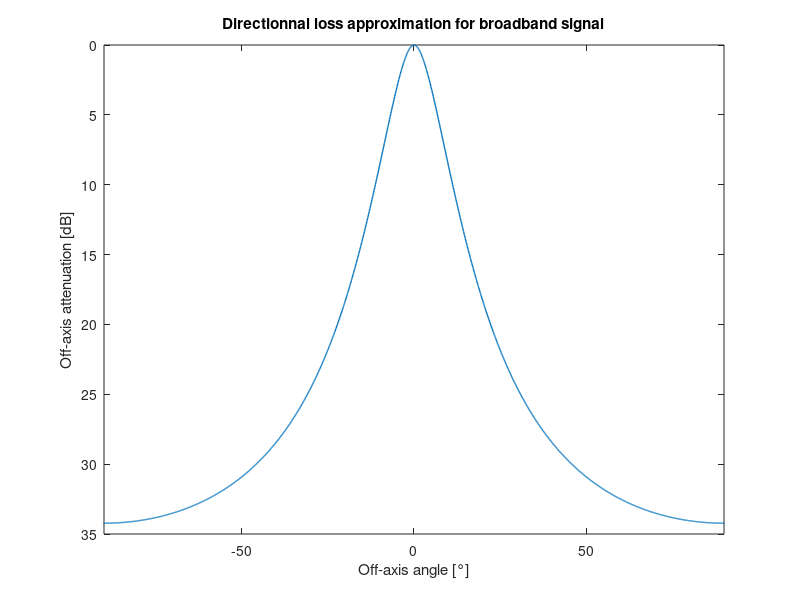

MATLAB code to generate this figure: (Note: this script raises an error after producing the figure.)
% Script to show off-axis attenuation approximation used to derive
% detection function. 
% Ref: Passive Acoustic Monitoring of Cetaceans by Walter M. X. Zimmer 
% Page: 96 - 100

clear 
close all 
% Constants 
DI = 24; % Directivity index of Porpoise (PAMofC (p89)) [dB]
ka = 10^(DI/20);

% Broadband
% ka = 17.8; % 
C1 = 47; % dB
C2 = 0.218*ka;

%% X, Y plot to show loss
% Directionnal loss of the source as a function of off-axis angle for
% broadband signal (click). 
dth = 0.1;
thetadeg =-180:dth:180;
theta = thetadeg * pi/180;

cx = C2*sin(theta);
DLbb = C1 * (cx).^2 ./ (1 + abs(cx) + (cx).^2);

figure 
plot(thetadeg, DLbb, 'LineWidth', 1)
xlabel('Off-axis angle [°]')
ylabel('Off-axis attenuation [dB]')
title('Directionnal loss approximation for broadband signal')
set(gca, 'YDir', 'reverse')
xlim([-90, 90])

idxAlpha3dB = find((DLbb<=3), 1, 'first');
alpha3dB = thetadeg(idxAlpha3dB);
xline(alpha3dB, 'r', 'LineStyle', '--', 'LineWidth', 1)
xline(-alpha3dB, 'r', 'LineStyle', '--', 'LineWidth', 1, ...
    'Label', sprintf('-3dB Beamwidth = %.1f°', -alpha3dB), 'LabelVerticalAlignment', 'bottom', ...
    'LabelHorizontalAlignment','right', 'LabelOrientation', 'horizontal')


%% Polar plot to show off-Axis attenuation
dth = 0.1;
thetadeg = -180:dth:180;
theta = thetadeg * pi/180;

idxDef = (thetadeg <=90) & (thetadeg>=-90);
idxNotDef = ~idxDef;
cx = C2*sin(theta(idxDef));
DLbb = zeros([numel(theta), 0]);
DLbb(idxDef) = C1 * (cx).^2 ./ (1 + abs(cx) + (cx).^2);
DLmax = C1 * C2^2 / (1 + C2 + C2^2);
DLbb(idxNotDef) = DLmax;

% Apparent source level
SL0 = 100;
ASLbb = SL0 - DLbb;
figure 
lgd = {};
polarplot(theta, ASLbb, 'LineWidth', 1)
lgd{end+1} = sprintf('Apparent source level with SL0 = %d dB', SL0);
hold on
polarplot([0; 0]*pi/180, [0; SL0],'LineWidth', 2)  
lgd{end +1} = 'Acoustic axis';
hold on 
polarplot([45; 45]*pi/180, [0; SL0], 'LineWidth', 2, 'LineStyle', '--')  
lgd{end +1} = 'Off-axis';

legend(lgd, 'Location', 'southoutside')

%% Narrow band off-axis attenuation
% dth = 0.01;
% thetadeg = -180:dth:180;
% theta = thetadeg * pi/180;

idxDef = (thetadeg <=90) & (thetadeg>=-90);
idxNotDef = ~idxDef;
DLnb = zeros([numel(theta), 0]);

% First-order Bessel function of the first kind 
J1 = @(x) besselj(1, x);

% Narrow band directional loss 
DLnb(idxDef) = ( 2*J1(ka*sin(theta(idxDef))) ./ (ka*sin(theta(idxDef))) ).^2;
DLnbmax = ( 2*J1(ka*sin(90 * pi/180)) / (ka*sin(90 * pi/180)) )^2;
DLnb(idxNotDef) = DLnbmax;
DLnb = -10*log10(DLnb);

%% Find knots 
% Find zeros of J1 function 
lb = 0;             % Set a lower bound for the function.
ub = 1.1*pi/2;          % Set an upper bound for the function.
x = NaN*ones(100, 1);             % Initializes x.
starting_points=linspace(lb, ub, 100);
for i=1:100
        % Look for the zeros in the function's current window.
        x(i) = fzero(@(x) J1(ka*sin(x)), starting_points(i));
end
x_unique = x(diff(x)>1e-12);
x_unique = x_unique(2:end); % Get rid of the first 0 (corresponding to on-axis)

figure
dth = 0.01;
thetadeg = 0:dth:90;
theta = thetadeg * pi/180;
plot(thetadeg, J1(ka*sin(theta)), 'LineWidth', 1.5)
yline(0, 'k')
x_unique_deg = x_unique*180/pi;
for i = 1:numel(x_unique)
    xline(x_unique_deg(i), '--k', 'LineWidth', 1, 'Label', sprintf('%.1f°', x_unique_deg(i)))
end

legend({'J1(ka*sin(\theta))', '', '','', 'Zeros of the function'}, 'Location', 'southeast')
xlabel('\theta [°]')
ylabel('J1(ka*sin(\theta))')


%% Check that zeros correspond to knots with polar plot 
%%% Applying small offsets to theta_knots for future interpolation %%%
offset = 0.01   ;
x_unique(1) = x_unique(1) - offset; % Reducing main lobe 

dth = 0.01;
thetadeg = -90:dth:90;
theta = thetadeg * pi/180;

idxDef = (thetadeg <=90) & (thetadeg>=-90);
idxNotDef = ~idxDef;
DLnb = zeros([numel(theta), 0]);

% Narrow band directional loss 
DLnb(idxDef) = ( 2*J1(ka*sin(theta(idxDef))) ./ (ka*sin(theta(idxDef))) ).^2;
DLnbmax = ( 2*J1(ka*sin(90 * pi/180)) / (ka*sin(90 * pi/180)) )^2;
DLnb(idxNotDef) = DLnbmax;
DLnb = -10*log10(DLnb);

figure
lgd = {};
% Apparent source level
SL0 = 100;
ASLnb = SL0 - DLnb; 
polarplot(theta, ASLnb)
lgd{end+1} = 'DL_{nb}';

% Plotting knots location
hold on 
for i=1:numel(x_unique)
    polarplot([x_unique(i); x_unique(i)], [0; SL0], 'k', 'LineWidth', 1, 'LineStyle', '--')  
    polarplot([-x_unique(i); -x_unique(i)], [0; SL0], 'k', 'LineWidth', 1, 'LineStyle', '--')  
    lgd{end +1} = sprintf('lobe_{%d} = %.0f°', i, x_unique(i)*180/pi);
    lgd{end +1} = '';
end

%%% Main lobe %%%
theta_firstlobe = x_unique(1);
idxMainLobe = (theta >= -theta_firstlobe) & (theta <= theta_firstlobe);

% Narrow band directional loss for main lobe
DLnb_mainlobe = DLnb(idxMainLobe);
theta_mainlobe = theta(idxMainLobe);

ASLnb_mainlobe = SL0 - DLnb_mainlobe;
hold on
polarplot(theta_mainlobe, ASLnb_mainlobe, '--m', 'LineWidth', 2)
lgd{end +1} = 'DL_{nb}_{mainlobe}';

%%% Remaining angles %%%
if numel(x_unique) >= 2 % Fix to avoid pb if there is only 1 knot 
    theta_knot2 = x_unique(2) + offset;
    interpMethod = 'pchip';
else 
    theta_knot2 = x_unique(1) + 4*offset;
    interpMethod = 'linear'; 
end
idxPart2 = (theta >= theta_knot2) | (theta <= -theta_knot2);

% Narrow band directional loss for the angles out of main lobe 
thetaPart2 = theta(idxPart2);
DLnbPart2 = ones(size(thetaPart2)) * DLnb(end); % Constant with value DLnb(theta=90°)
% We add a small slope to ensure the final distribution is injective on 
% the interval [0, 90]° so that we can inverse it 
eps = 0.1;
a = +eps/(max(thetaPart2)-theta_knot2);
b = -eps * (1+theta_knot2/((max(thetaPart2)-theta_knot2)));
yoffset = a*abs(thetaPart2) + b; 
DLnPart2WithSplope = DLnbPart2 + yoffset; 
% DLnPart2WithSplope = 40 + yoffset; 

DLnbPart2 = DLnPart2WithSplope;

% DLnbPart2 = DLnbPart2 + 30; set an offset to increase attenuation ? 

ASLnbPart2 = SL0 - DLnbPart2;
hold on
polarplot(thetaPart2, ASLnbPart2, '--', 'LineWidth', 2)
lgd{end +1} = 'DL_{nb}_{sidelobes}';

%%% Interpolate main lobe and part 2 %%%
% Interpolation to consider main lobe as well as side lobes effect and 
% backward energy for a directionnal source modelled by a piston. The 
% solution adopted here is compromise between the complete piston model
% which is not an injective function on [0, 90]° and thus can't be used to
% model the detection function and a model with only the main lobe which
% seems to lead to largely underestimate detection probability according to
% the paper. 
% Based on results from paper High resolution three-dimensional beam radiation pattern of harbour porpoise clicks
% with implications for passive acoustic monitoring
% Jamie D. J. Macaulay, Chloe E. Malinka, Douglas Gillespie, and Peter T. Madse

dth = 0.01;
thetadeg = -90:dth:90;
theta = thetadeg * pi/180;

thetaAll = [theta_mainlobe thetaPart2 ]; % Concatenate main and last lobe 
DLnbAll = [DLnb_mainlobe DLnbPart2];

DLnb_interp = interp1(thetaAll, DLnbAll, theta, interpMethod); 
 
%%% Extent DLnb, DLnb_interp to the all range -180, 180° 
angleInf = -180:dth:-90;
angleSup = 90:dth:180;
thetadeg = [angleInf thetadeg angleSup]; 
theta = thetadeg * pi/180;
% [C,ia,ic] = unique(theta);
% DLnb
val = DLnb(end);
DLnb = [ones(size(angleInf))*val DLnb ones(size(angleSup))*val];
% Extent DLnb_interp
val = DLnb_interp(end);
DLnb_interp = [ones(size(angleInf))*val DLnb_interp ones(size(angleSup))*val];


ASLnb_interp = SL0 - DLnb_interp;
hold on
polarplot(theta, ASLnb_interp, '--g', 'LineWidth', 2)
lgd{end +1} = 'DL_{nb}_{interp}';

legend(lgd)


% Regular plot 
figure
% plot(theta*180/pi, 10.^(DLnb_interp/20), 'LineWidth', 1)
plot(theta*180/pi, DLnb_interp, 'LineWidth', 1)

theta_DLnb = theta; 
theta_DLnb_deg = theta_DLnb*180/pi;

xlabel('Off-axis angle [°]')
ylabel('Off-axis attenuation [dB]')
title('Directionnal loss approximation for narrowband signal')
set(gca, 'YDir', 'reverse')

%% Compare models 
dth = 0.1;
thetadeg = -180:dth:180;
theta = thetadeg * pi/180;

figure 
lgd = {};
plot(theta_DLnb_deg, DLnb, 'k', 'LineWidth', 1)
lgd{end + 1} = 'Narrowband signal - piston model';
hold on 
plot(thetadeg, DLbb, 'b', 'LineWidth', 1)
lgd{end + 1} = 'Broadband signal';
hold on 
plot(theta_DLnb_deg, DLnb_interp, 'r', 'LineWidth', 1)
lgd{end + 1} = 'Narrowband signal - modified piston model';

% Compare -3dB beamwidth
% Broadband
idxAlpha3dB = find((DLbb<=3), 1, 'first');
alpha3dB = thetadeg(idxAlpha3dB);
xline(-alpha3dB, 'b', 'LineStyle', '--', 'LineWidth', 1)
xline(alpha3dB, 'b', 'LineStyle', '--', 'LineWidth', 1, ...
    'Label', sprintf('Broadband beamwidth = %.1f°', 2*abs(alpha3dB)), 'LabelVerticalAlignment', 'bottom', ...
    'LabelHorizontalAlignment','right', 'LabelOrientation', 'aligned')
% Narrowband unmodified 
idxAlpha3dB = find((DLnb<3), 1, 'first');
alpha3dB = theta_DLnb_deg(idxAlpha3dB);
xline(alpha3dB, 'k', 'LineStyle', '--', 'LineWidth', 1)
xline(-alpha3dB, 'k', 'LineStyle', '--', 'LineWidth', 1, ...
    'Label', sprintf('Narrowband unmodified beamwidth = %.1f°', 2*abs(alpha3dB)), 'LabelVerticalAlignment', 'bottom', ...
    'LabelHorizontalAlignment','right', 'LabelOrientation', 'aligned')
% Narrowband modified 
idxAlpha3dB = find((DLnb_interp<3), 1, 'first');
alpha3dB = theta_DLnb_deg(idxAlpha3dB);
xline(alpha3dB, 'r', 'LineStyle', '--', 'LineWidth', 1, ...
    'Label', sprintf('Narrowband modified beamwidth = %.1f°', 2*abs(alpha3dB)), 'LabelVerticalAlignment', 'bottom', ...
    'LabelHorizontalAlignment','left', 'LabelOrientation', 'aligned')
xline(-alpha3dB, 'r', 'LineStyle', '--', 'LineWidth', 1)

yline(3,  'k', 'LineStyle', '--', 'LineWidth', 1, ...
    'Label', '-3dB')
ylim([0 50])
xlim([-90, 90])
xlabel('Off-axis angle [°]')
ylabel('Off-axis attenuation [dB]')
title({'Directionnal loss approximation', ... 
     sprintf('DI = %ddB', DI)})
set(gca, 'YDir', 'reverse')


% Polar plot 
% Apparent source level
SL0 = 100;
ASLnb = SL0 - DLnb;
figure 
lgd = {};
polarplot(theta_DLnb, ASLnb, 'LineWidth', 1)
lgd{end+1} = sprintf('ASL - narrowband piston model');
hold on
polarplot(theta_DLnb, ASLnb_interp, 'LineWidth', 1)
lgd{end+1} = sprintf('ASL - narrowband modified piston model');
hold on 
polarplot(theta, ASLbb, 'LineWidth', 1)
lgd{end+1} = sprintf('ASL - broadband');

title({'Apparent source level for a narrow band signal', ...
    sprintf('DI = %ddB, SL_0 = %ddB', DI, SL0)})
legend(lgd, 'Location', 'southoutside')


% polarplot(theta_mainlobe, DLnb_mainlobe)
% thetadeg_modified = thetadeg(~isnan(DLnb));
% DLnb_modified(idInf) = 100;
% DL = 1:0.1:100;
% thetaInv = interp1(DLnb_modified, thetadeg_modified, DL);

%%  Beam profile detectability 
% Beam profile detectability for an echolocation click with a SL of 191 dB re 1 lPa pp. Each point on the plot is coloured by the
% expected RL if a porpoise were facing in the y direction and located at (0,0)
% The idea is to repoduce the results given in the paper High resolution 
% three-dimensional beam radiation pattern of harbour porpoise clicks
% with implications for passive acoustic monitoring by 
% Jamie D. J. Macaulay, Chloe E. Malinka, Douglas Gillespie, and Peter T. Madsen

% From the paper 
SL0 = 191; % dB pp 
alpha = 0.04; % dB/m 
DTthreshold = 110; %dB 

dx = 1; %m
dy = 1; %m
y = -200.1:dx:800;    
x = -200.1:dy:200;

[XX, YY] = meshgrid(x, y); 
[THETA, R] = cart2pol(XX, YY); % Angle and range for each point of the grid 
THETA = THETA - pi/2; % Shift so that on-axis = yaxis 
  
idxDef = (THETA <=pi/2) & (THETA>=-pi/2);
idxNotDef = ~idxDef;
DLnbcart = zeros(size(THETA));
DLnbmodifiedcart = nan(size(THETA));
DLbbcart = zeros(size(THETA));

%%%% Narrow band directional loss %%%%
DLnbcart(idxDef) = ( 2*J1(ka*sin(THETA(idxDef))) ./ (ka*sin(THETA(idxDef))) ).^2;
DLnbmax = ( 2*J1(ka*sin(90 * pi/180)) / (ka*sin(90 * pi/180)) )^2;
DLnbcart(idxNotDef) = DLnbmax;
DLnbcart = -10*log10(DLnbcart);
ASLnb = SL0 - DLnbcart;

%%%% Broadband directionnal loss %%%%
cx = C2*sin(THETA(idxDef));
DLbbcart(idxDef) = C1 * (cx).^2 ./ (1 + abs(cx) + (cx).^2);
DLmax = C1 * C2^2 / (1 + C2 + C2^2);
DLbbcart(idxNotDef) = DLmax;
ASLbb = SL0 - DLbbcart;
clear DLbbcart

%%%% Narrowband modified %%%%
% Main lobe
theta_firstlobe = x_unique(1);
idxMainLobe = (THETA >= -theta_firstlobe) & (THETA <= theta_firstlobe);
% Narrow band directional loss for main lobe
DLnbmodifiedcart(idxMainLobe) = DLnbcart(idxMainLobe);

% Remaining angles
if numel(x_unique) >= 2 % Fix to avoid pb if there is only 1 knot 
    theta_knot2 = x_unique(2) + offset;
else 
    theta_knot2 = x_unique(1) + 4*offset;
end
idxPart2 = (THETA >= theta_knot2) | (THETA <= -theta_knot2);

% Narrow band directional loss for the angles out of main lobe 
% thetaPart2 = THETA(idxPart2);
DLnbmodifiedcart(idxPart2) = -10*log10(DLnbmax); % Constant with value DLnb(theta=90°)

% Interpolate main lobe and part 2
DLnbmodifiedcart = inpaintn(DLnbmodifiedcart);
ASLnbmodified = SL0 - DLnbmodifiedcart;

clear DLnbcart
clear DLnbmodifiedcart

clear THETA;
clear idxDef;
clear idxNotDef;

TL = 20*log10(R) + alpha.*R;
RLbb = ASLbb - TL;
RLnb = ASLnb - TL;
RLnbmodified = ASLnbmodified - TL;

fig = figure;
% Broadband
subplot(1, 3, 1)
imagesc(x, y, RLbb)
% Detection threshold contour
hold on 
contour(x, y, RLbb, [0, DTthreshold], '-w', 'LineWidth', 1.5)
colormap(jet)
% colorbar
caxis([100, 150])
set(gca,'YDir','normal')
title('Broadband approximation')
% xlabel('x [m]')
% ylabel('y [m]')

% Narrowband
subplot(1, 3, 2)
imagesc(x, y, RLnb)
% Detection threshold contour
hold on
contour(x, y, RLnb, [0, DTthreshold], '-w', 'LineWidth', 1.5)
colormap(jet)
% colorbar
caxis([100, 150])
set(gca,'YDir','normal')
title('Narrowband piston model')
% xlabel('x [m]')
% ylabel('y [m]')

% Narrowband modified 
subplot(1, 3, 3)
imagesc(x, y, RLnbmodified)
% Detection threshold contour
hold on
contour(x, y, RLnbmodified, [0, DTthreshold], '-w', 'LineWidth', 1.5)
colormap(jet)
c = colorbar;
c.Label.String = 'Received level [dB]'; 
caxis([100, 150])
set(gca,'YDir','normal')
title('Narrowband modified piston model')

% Give common xlabel, ylabel and title to your figure
han=axes(fig,'visible','off'); 
han.Title.Visible='on';
han.XLabel.Visible='on';
han.YLabel.Visible='on';
xlabel(han,'x [m]');
ylabel(han,'y [m]');

%% Theta limit for narrow band approximation 
dth = 0.01;
thetadeg = 0:dth:90;
theta = thetadeg * pi/180;
sigmaHdeg = 10;
sigmaH = sigmaHdeg * pi/180;
DL = theta./sigmaH .* exp(-1/2 * (theta./sigmaH).^2);

alpha = 0.95; % confidence level 

figure
plot(thetadeg, DL, 'LineWidth', 2)
xlabel('\theta [°]')
ylabel('W_{OAH}')
grid on
theta_alpha = sigmaH * sqrt(-2 * log(1 - alpha)) * 180/pi;
xline(theta_alpha, '--r', 'label', sprintf('\\theta_{\\alpha} = %.1f', theta_alpha), 'LabelOrientation','horizontal', 'LineWidth',1.5)

hold on
area(thetadeg(thetadeg<theta_alpha), DL(thetadeg<theta_alpha), 'EdgeColor', 'none', 'FaceColor', 'y', 'FaceAlpha', 0.3);
legend({'', '', '95%'})

title({sprintf('Confidence interval at the level \\alpha = %.2f', alpha), ...
    sprintf('W_{OAH} with \\sigma_H = %.0f°', sigmaHdeg)})
